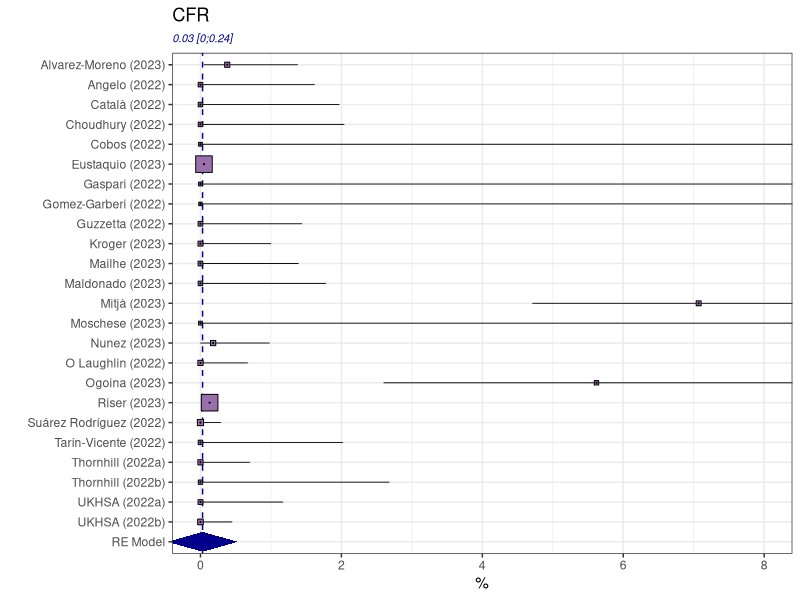
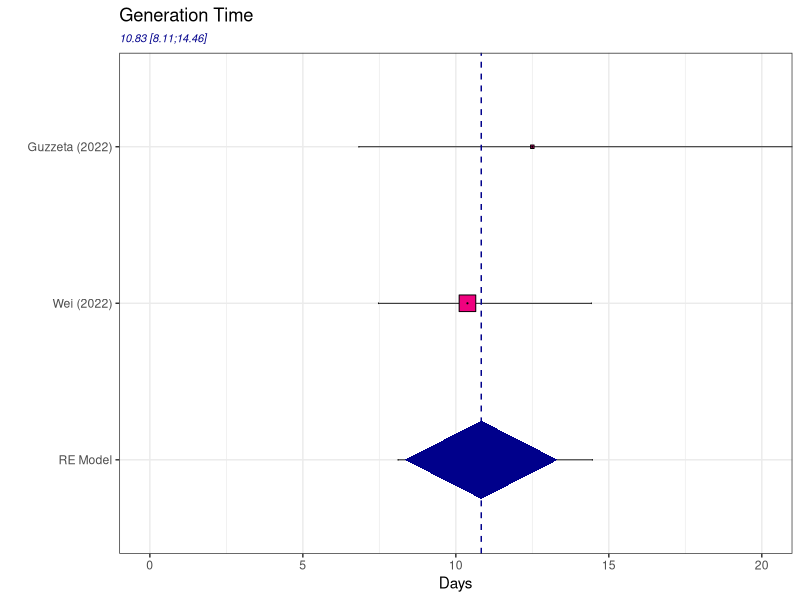
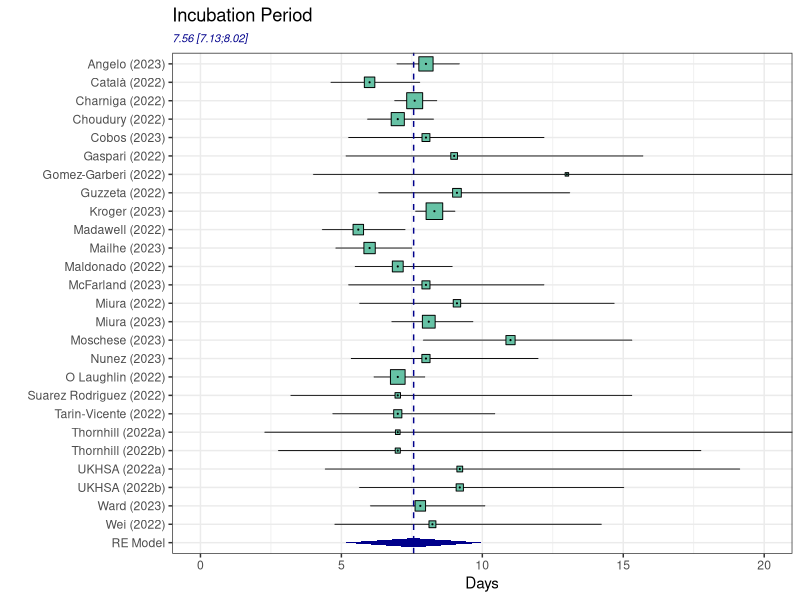
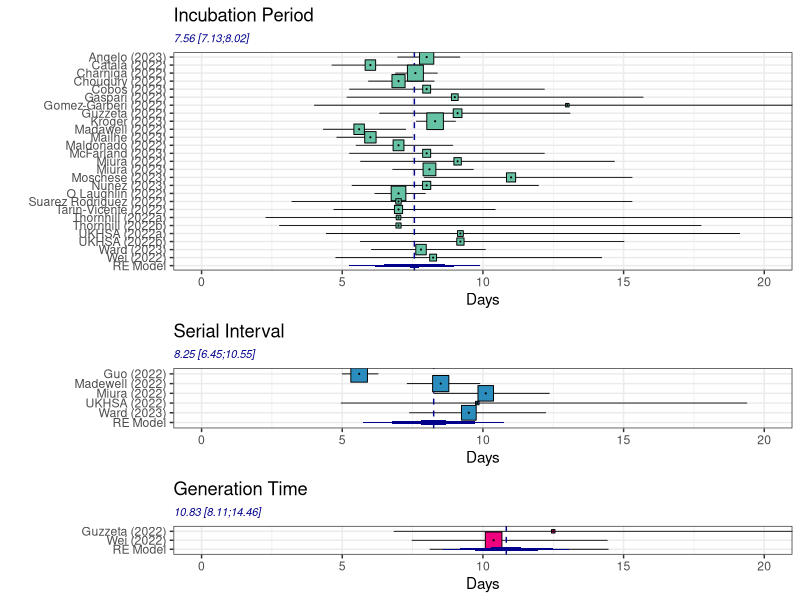
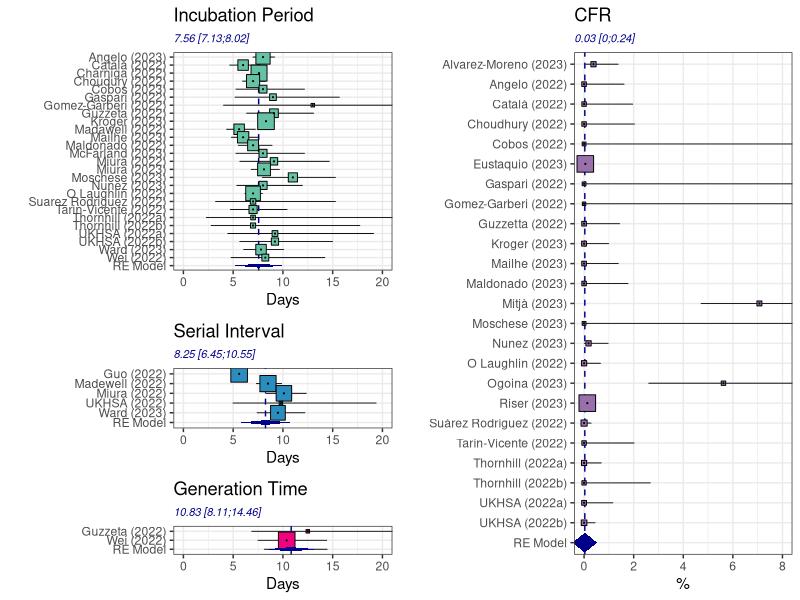
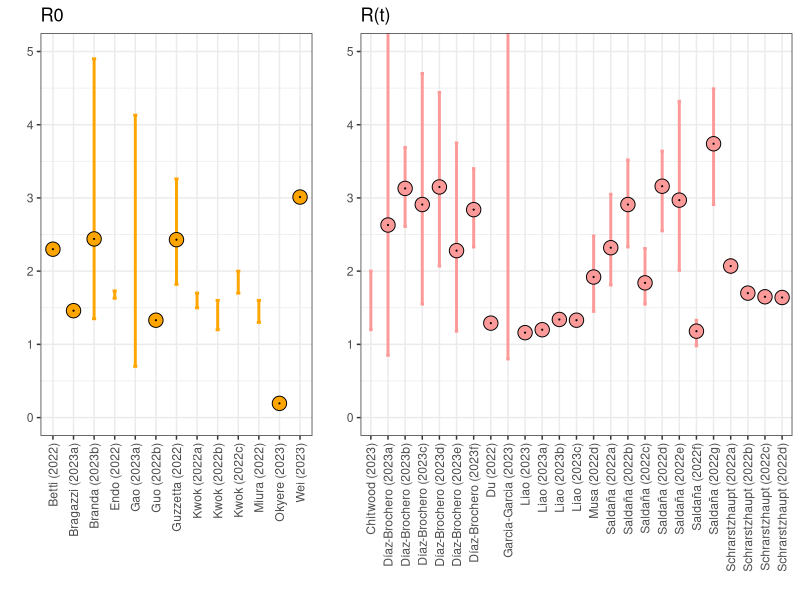
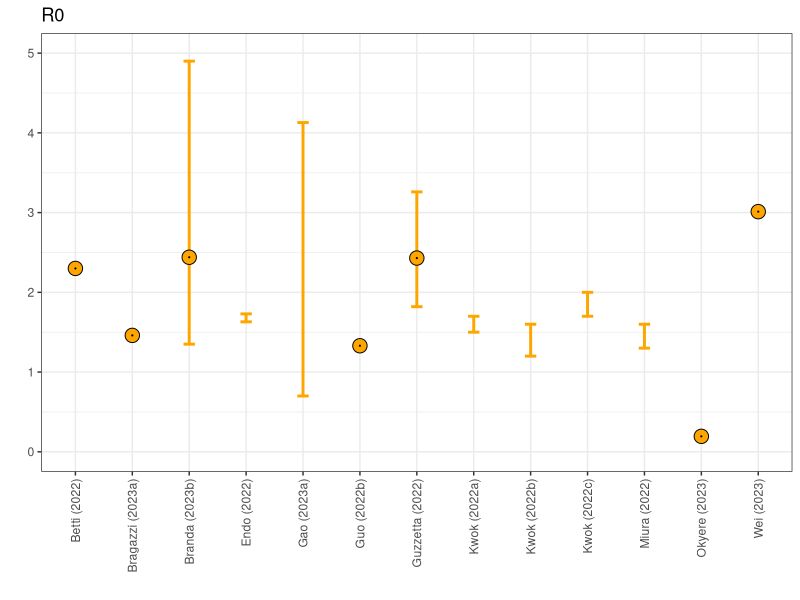
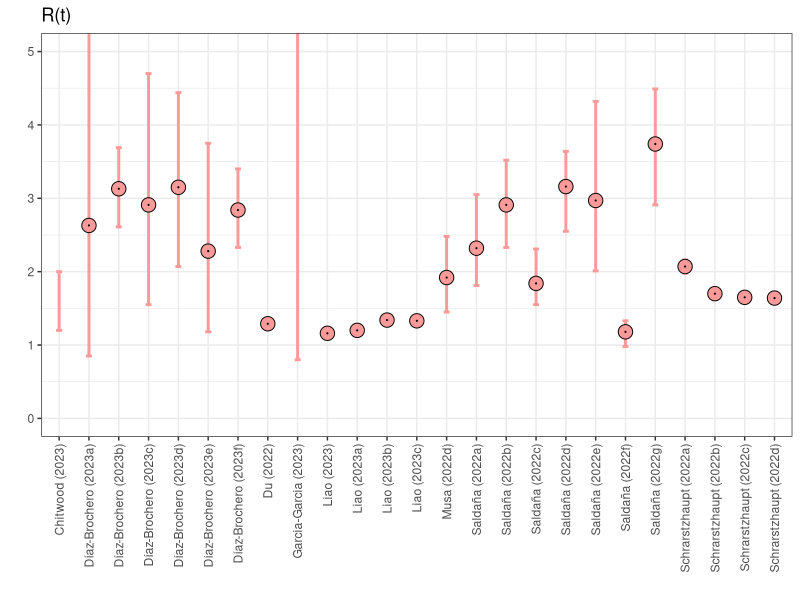

Reproduce these figures in R, in order.


# Load necessary libraries


library(ggplot2)
library(dplyr)
library(readxl)
library(ggthemes)

# Data frame with studies and their respective data points


rm(list = ls())
dev.off()

get_GT <- function(par_colour = "#f0027f")  {
  dat <- read_excel("data/mpox_meta_results.xlsx")
  table(dat$Parameter)
  param_name <- "Generation Time"
  lable_name <- "Days"
  df <- dat %>% filter(Parameter == param_name,
                       !Study == "Heterogeneity")
  df$Study[df$Study=="Random effects model"] <- "RE Model"
  df_nomodel <- df %>% filter(!Study == "RE Model")
  names_studies <- sort(df_nomodel$Study, decreasing = TRUE)
  df$StudyLevels <- factor(df$Study,
                           levels = c("RE Model", names_studies))
  effect_model <- df %>% filter(Study == "RE Model")
  
  # Function to create diamond shape
  create_diamond <- function(center_x, center_y, width, height) {
    half_width <- width / 2
    half_height <- height / 2
    return(data.frame(
      x = c(center_x, center_x + half_width, center_x, center_x - half_width, center_x),
      y = c(center_y + half_height, center_y, center_y - half_height, center_y, center_y + half_height)
    ))
  }
  
  diamond_data <- create_diamond(center_x = 1, 
                                 center_y = effect_model$Mean, 
                                 width = 0.5, 
                                 height = 5)
  label_effect_model <-  paste0(round(effect_model$Mean,2), " [",
                                round(effect_model$LowerCI,2), ";",
                                round(effect_model$UpperCI,2), "]")
  ggplot(df, aes(x = StudyLevels, y = Mean)) +
    geom_errorbar(aes(ymin = LowerCI, ymax = UpperCI), width = 0.01, color = "black", size = 0.3) + # Confidence interval error bars
    geom_hline(yintercept = effect_model$Mean, linetype = "dashed", color = "darkblue") + # Vertical line at x = 1
    geom_point(aes(size = Weight), fill = par_colour, pch = 22, colour = "black") + # Use color to differentiate points
    geom_point(colour = "black", size = 0.1) + # Use color to differentiate points
    geom_polygon(data = diamond_data, aes(x = x, y = y), fill = "darkblue") + # Add the filled diamond shape
    cowplot::theme_minimal_grid() +
    coord_flip(ylim = c(0, 20)) + # Flip coordinates for the forest plot
    theme_bw()+
    theme(legend.position = c(0.8, 0.5), legend.key.size = unit(1, 'mm'), 
          legend.text = element_text(size=8), legend.title = element_text(size=8))  +
    labs(title = param_name, x = "", y = lable_name, subtitle = label_effect_model) + # Title of the plot 
    theme(plot.subtitle=element_text(size=8, hjust=0, face="italic", color="darkblue")) +
    theme(legend.position = "none")
}

get_SI <- function(par_colour = "#2b8cbe")  { 
  dat <- read_excel("data/mpox_meta_results.xlsx")
  table(dat$Parameter)
  param_name <- "Serial Interval"
  lable_name <- "Days"
  df <- dat %>% filter(Parameter == param_name,
                       !Study == "Heterogeneity")
  df$Study[df$Study=="Random effects model"] <- "RE Model"
  df_nomodel <- df %>% filter(!Study == "RE Model")
  names_studies <- sort(df_nomodel$Study, decreasing = TRUE)
  df$StudyLevels <- factor(df$Study,
                           levels = c("RE Model", names_studies))
  effect_model <- df %>% filter(Study == "RE Model")
  
  # Function to create diamond shape
  create_diamond <- function(center_x, center_y, width, height) {
    half_width <- width / 2
    half_height <- height / 2
    return(data.frame(
      x = c(center_x, center_x + half_width, center_x, center_x - half_width, center_x),
      y = c(center_y + half_height, center_y, center_y - half_height, center_y, center_y + half_height)
    ))
  }
  
  diamond_data <- create_diamond(center_x = 1, 
                                 center_y = effect_model$Mean, 
                                 width = 0.5, 
                                 height = 5)
  label_effect_model <-  paste0(round(effect_model$Mean,2), " [",
                                round(effect_model$LowerCI,2), ";",
                                round(effect_model$UpperCI,2), "]")
  ggplot(df, aes(x = StudyLevels, y = Mean)) +
    geom_errorbar(aes(ymin = LowerCI, ymax = UpperCI), width = 0.01, color = "black", size = 0.3) + # Confidence interval error bars
    geom_hline(yintercept = effect_model$Mean, linetype = "dashed", color = "darkblue") + # Vertical line at x = 1
    geom_point(aes(size = Weight), fill = par_colour, pch = 22, colour = "black") + # Use color to differentiate points
    geom_point(colour = "black", size = 0.1) + # Use color to differentiate points
    geom_polygon(data = diamond_data, aes(x = x, y = y), fill = "darkblue") + # Add the filled diamond shape
    # geom_text(data = effect_model, 
    #           aes(label = label_effect_model),
    #           hjust = 0, vjust = 1, nudge_x = 0.5, nudge_y = 3, 
    #           size = 4, colour = "darkblue") + # Label for the summary effect
    cowplot::theme_minimal_grid() +
    coord_flip(ylim = c(0,20)) + # Flip coordinates for the forest plot
    theme_bw()+
    theme(legend.position = c(0.8, 0.5), legend.key.size = unit(1, 'mm'), 
          legend.text = element_text(size=8), legend.title = element_text(size=8))  +
    labs(title = param_name, x = "", y = lable_name, subtitle = label_effect_model) + # Title of the plot 
    theme(plot.subtitle=element_text(size=8, hjust=0, face="italic", color="darkblue")) +
    theme(legend.position = "none")
}

get_IP <- function(par_colour = "#66c2a5")  {
  dat <- read_excel("data/mpox_meta_results.xlsx")
  table(dat$Parameter)
  param_name <- "Incubation Period"
  lable_name <- "Days"
  df <- dat %>% filter(Parameter == param_name,
                       !Study == "Heterogeneity")
  df$Study[df$Study=="Random effects model"] <- "RE Model"
  df_nomodel <- df %>% filter(!Study == "RE Model")
  names_studies <- sort(df_nomodel$Study, decreasing = TRUE)
  df$StudyLevels <- factor(df$Study,
                           levels = c("RE Model", names_studies))
  effect_model <- df %>% filter(Study == "RE Model")
  
  # Function to create diamond shape
  create_diamond <- function(center_x, center_y, width, height) {
    half_width <- width / 2
    half_height <- height / 2
    return(data.frame(
      x = c(center_x, center_x + half_width, center_x, center_x - half_width, center_x),
      y = c(center_y + half_height, center_y, center_y - half_height, center_y, center_y + half_height)
    ))
  }
  
  diamond_data <- create_diamond(center_x = 1, 
                                 center_y = effect_model$Mean, 
                                 width = 0.5, 
                                 height = 5)
  label_effect_model <-  paste0(round(effect_model$Mean,2), " [",
                                round(effect_model$LowerCI,2), ";",
                                round(effect_model$UpperCI,2), "]")
  ggplot(df, aes(x = StudyLevels, y = Mean)) +
    geom_errorbar(aes(ymin = LowerCI, ymax = UpperCI), width = 0.01, color = "black", size = 0.3) + # Confidence interval error bars
    geom_hline(yintercept = effect_model$Mean, linetype = "dashed", color = "darkblue") + # Vertical line at x = 1
    geom_point(aes(size = Weight), fill = par_colour, pch = 22, colour = "black") + # Use color to differentiate points
    geom_point(colour = "black", size = 0.1) + # Use color to differentiate points
    geom_polygon(data = diamond_data, aes(x = x, y = y), fill = "darkblue") + # Add the filled diamond shape
    cowplot::theme_minimal_grid() +
    coord_cartesian(xlim = c(0,20)) +
    coord_flip(ylim=c(0,20)) + # Flip coordinates for the forest plot
    theme_bw() +
    theme(legend.position = c(0.8, 0.5), legend.key.size = unit(1, 'mm'), 
          legend.text = element_text(size=8), legend.title = element_text(size=8))  +
    labs(title = param_name, x = "", y = lable_name, subtitle = label_effect_model) + # Title of the plot 
    theme(plot.subtitle=element_text(size=8, hjust=0, face="italic", color="darkblue")) +
    theme(legend.position = "none")
}

get_cfr <- function(colour_fill = "#9970ab")  {
  dat <- read_excel("data/mpox_meta_results.xlsx")
  table(dat$Parameter)
  param_name <- "CFR"
  lable_name <- "%"
  df <- dat %>% filter(Parameter == param_name,
                       !Study == "Heterogeneity")
  df$Mean <- df$Mean*100
  df$LowerCI <- df$LowerCI*100
  df$UpperCI <- df$UpperCI*100
  df$Study[df$Study=="Random effects model"] <- "RE Model"
  df_nomodel <- df %>% filter(!Study == "RE Model")
  names_studies <- sort(df_nomodel$Study, decreasing = TRUE)
  df$StudyLevels <- factor(df$Study,
                           levels = c("RE Model", names_studies))
  effect_model <- df %>% filter(Study == "RE Model")
  
  # Function to create diamond shape
  create_diamond <- function(center_x, center_y, width, height) {
    half_width <- width / 2
    half_height <- height / 2
    return(data.frame(
      x = c(center_x, center_x + half_width, center_x, center_x - half_width, center_x),
      y = c(center_y + half_height, center_y, center_y - half_height, center_y, center_y + half_height)
    ))
  }
  
  diamond_data <- create_diamond(center_x = 1, 
                                 center_y = effect_model$Mean, 
                                 width = 1, 
                                 height = 1)
  
  label_effect_model <-  paste0(round(effect_model$Mean,2), " [",
                                round(effect_model$LowerCI,2), ";",
                                round(effect_model$UpperCI,2), "]")
  df$Weight <- df$Total
  df$Weight[df$Study == "RE Model"  ] <- NA
  
  ggplot(df, aes(x = StudyLevels, y = Mean)) +
    geom_errorbar(aes(ymin = LowerCI, ymax = UpperCI), width = 0.01, color = "black", size = 0.3) + # Confidence interval error bars
    geom_hline(yintercept = effect_model$Mean, linetype = "dashed", color = "darkblue") + # Vertical line at x = 1
    geom_point(aes(size = Weight), fill = colour_fill, pch = 22, colour = "black") + # Use color to differentiate points
    geom_point(colour = "black", size = 0.1) + # Use color to differentiate points
    geom_polygon(data = diamond_data, aes(x = x, y = y), fill = "darkblue") + # Add the filled diamond shape
    cowplot::theme_minimal_grid() +
    coord_flip(ylim = c(0, 8)) + # Flip coordinates for the forest plot
    labs(title = param_name, x = "", y = lable_name) + # Title of the plot 
    theme_bw()+
    theme(legend.position = c(0.8, 0.5), legend.key.size = unit(1, 'mm'), 
          legend.text = element_text(size=8), legend.title = element_text(size=8))  +
    labs(title = param_name, x = "", y = lable_name, subtitle = label_effect_model) + # Title of the plot 
    theme(plot.subtitle=element_text(size=8, hjust=0, face="italic", color="darkblue")) +
    theme(legend.position = "none") 
}



ip <- get_IP()
gt <- get_GT()
si <- get_SI()
cfr <- get_cfr ()

library(cowplot)

p1 <- plot_grid(ip, si, gt, 
                nrow = 3, align = "hv",
                rel_heights = c(3, 1.5, 1.2))
p2 <- plot_grid(p1, cfr, nrow = 1)

get_R <- function(par_colour = "orange",   param_name = "R0")  {
  dat <- read_excel("data/mpox_meta_results.xlsx")
  lable_name <- ""
  df <- dat %>% filter(Parameter == param_name,
                       !Study == "Heterogeneity")
  df$Study[df$Study=="Random effects model"] <- "RE Model"
  df_nomodel <- df %>% filter(!Study == "RE Model")
  names_studies <- sort(df_nomodel$Study, decreasing = FALSE)
  df$StudyLevels <- factor(df$Study,
                           levels = c("RE Model", names_studies))
  effect_model <- df %>% filter(Study == "RE Model")
  
  # Function to create diamond shape
  create_diamond <- function(center_x, center_y, width, height) {
    half_width <- width / 2
    half_height <- height / 2
    return(data.frame(
      x = c(center_x, center_x + half_width, center_x, center_x - half_width, center_x),
      y = c(center_y + half_height, center_y, center_y - half_height, center_y, center_y + half_height)
    ))
  }
  
  df$Weight <- 1
  ggplot(df, aes(x = StudyLevels, y = Mean)) +
    geom_errorbar(aes(ymin = LowerCI, ymax = UpperCI), width = 0.2, color = par_colour, size = 1) + # Confidence interval error bars
    geom_point(aes(size = Weight), fill = par_colour, pch = 21, colour = "black") + # Use color to differentiate points
    geom_point(colour = "black", size = 0.1) + # Use color to differentiate points
    cowplot::theme_minimal_grid() +
    coord_cartesian(ylim = c(0, 5)) +
    # coord_flip(ylim = c(0, 5)) + # Flip coordinates for the forest plot
    theme_bw()+
    theme(legend.position = c(0.8, 0.5), legend.key.size = unit(1, 'mm'), 
          legend.text = element_text(size=8), legend.title = element_text(size=8))  +
    labs(title = param_name, x = "", y = lable_name) + # Title of the plot 
    theme(plot.subtitle=element_text(size=8, hjust=0, face="italic", color="darkblue")) +
    theme(legend.position = "none") +
    theme(axis.text.x = element_text(angle = 90, hjust = 1, vjust = 0.5))

  }

r0 <- get_R(param_name = "R0", par_colour = "orange")
rt <- get_R(param_name = "R(t)", par_colour = "#fb9a99")

p3 <- plot_grid(r0, rt, nrow = 1, rel_widths = c(1, 1.5), align = "hv")

min(rt$data$Mean, na.rm = TRUE)
max(rt$data$Mean, na.rm = TRUE)

